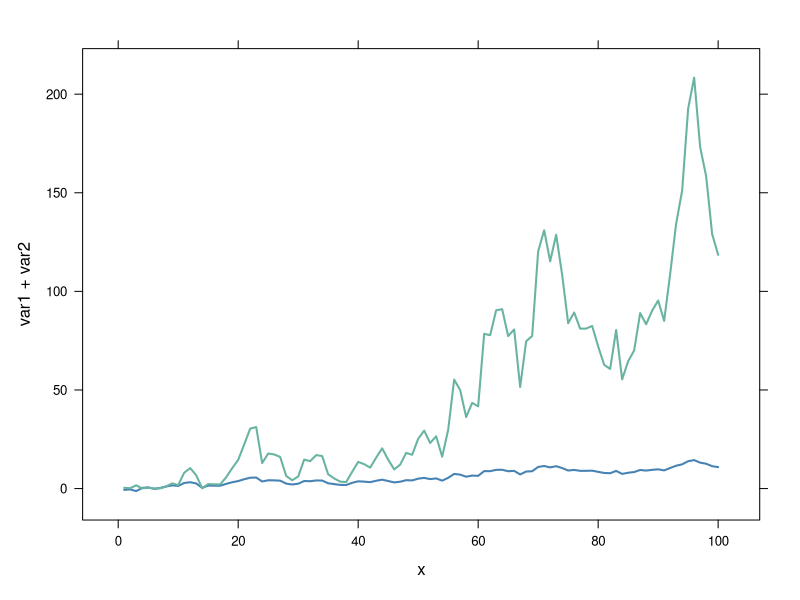
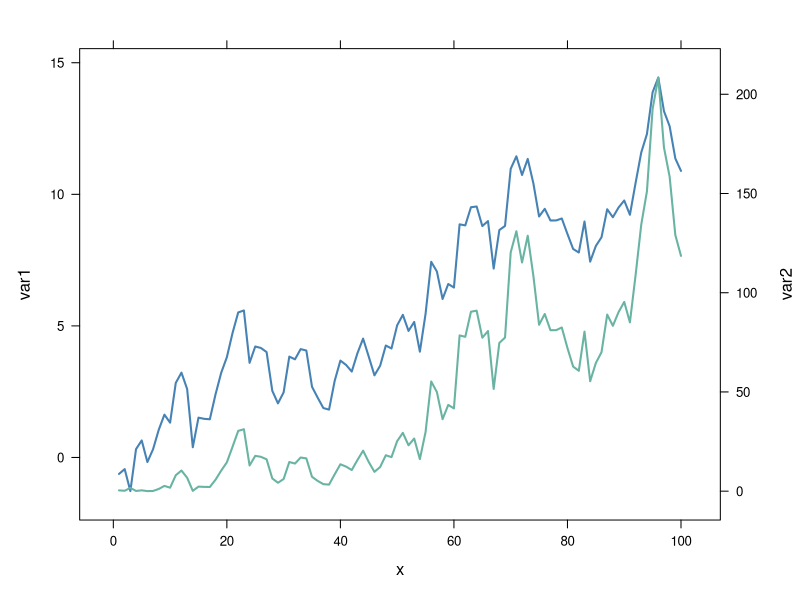
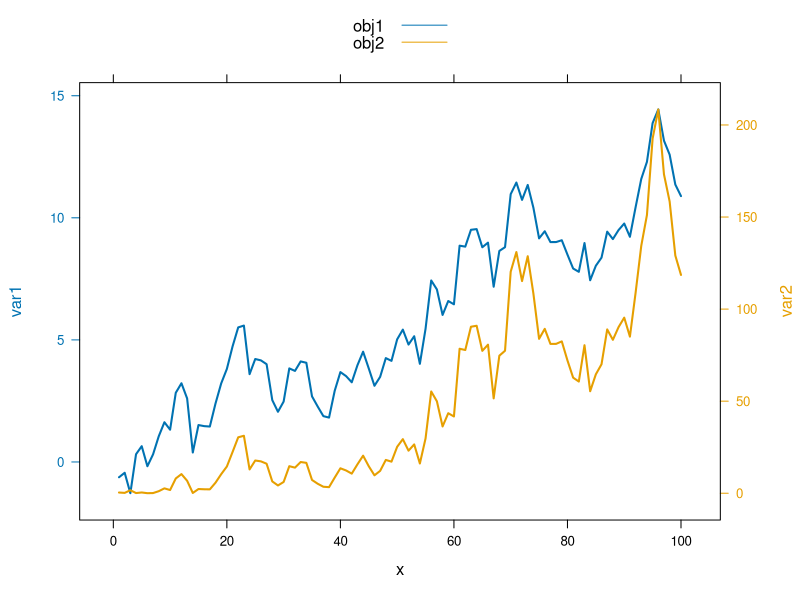

Write the R code that produced these figures, in order. (Note: this script raises an error after producing the figures.)
## ---- chunk 1
knitr::opts_chunk$set( warning=FALSE, message=FALSE)
## ---- chunk 2
#library
library(latticeExtra)
 
# create data
set.seed(1)
x <- 1:100
var1 <- cumsum(rnorm(100))
var2 <- var1^2
data <- data.frame(x,var1,var2)
 
 
# usual line chart
xyplot(var1 + var2 ~ x, data, type = "l", col=c("steelblue", "#69b3a2") , lwd=2)
 
## ---- chunk 3
#library
library(latticeExtra)
 
# create data
set.seed(1)
x <- 1:100
var1 <- cumsum(rnorm(100))
var2 <- var1^2
data <- data.frame(x,var1,var2)
 
 
# --> construct separate plots for each series
obj1 <- xyplot(var1 ~ x, data, type = "l" , lwd=2, col="steelblue")
obj2 <- xyplot(var2 ~ x, data, type = "l", lwd=2, col="#69b3a2")
 
# --> Make the plot with second y axis:
doubleYScale(obj1, obj2, add.ylab2 = TRUE, use.style=FALSE )

## ---- chunk 4
#library
library(latticeExtra)
 
# create data
set.seed(1)
x <- 1:100
var1 <- cumsum(rnorm(100))
var2 <- var1^2
data <- data.frame(x,var1,var2)
 
 
# --> construct separate plots for each series
obj1 <- xyplot(var1 ~ x, data, type = "l" , lwd=2)
obj2 <- xyplot(var2 ~ x, data, type = "l", lwd=2)
 
# --> Make the plot with second y axis AND legend:
doubleYScale(obj1, obj2, text = c("obj1", "obj2") , add.ylab2 = TRUE)
## ---- chunk 5
htmltools::includeHTML("htmlChunkRelatedEvolution.html")
